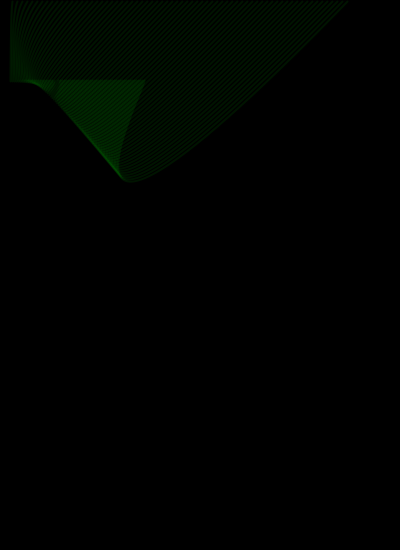
Frame 1 (no input)
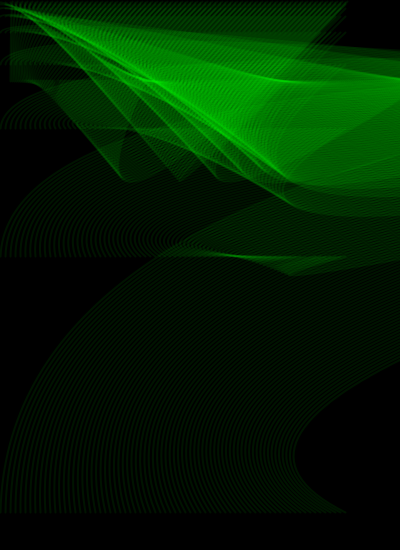
Frame 60 (the mouse pressed at the canvas centre just before this capture)
Frame 120 (the mouse held since frame 60 and released just before this capture): identical to frame 60, image omitted

The Processing sketch that drew these frames (run headless with seeded random() and noise(); from frame 60 on, the mouse is pressed at the canvas centre):

// Processing sketch: processing_32486
// ── processing_32486.pde

int x1=12;
int y1=1;
int h =5;
int w=50;
int x2=3;
int y2=25;
int a=10;

void setup(){
  size(400,550);
  background(0);
  noFill();
  stroke(0,255,0,20);
  smooth();
  
}

void draw(){
//first line of code
  if(y1<650){
  while (x1<350){
    strokeWeight(2);
   bezier(x1, y1, 10, x1, a, 90, a, 80);
  x1=x1+5;
  a=a+2;
  }
  x1=0;
  y1=y1*2;
 }
// second line of code  
/* if(y2<550){
  while (x2<500){
    strokeWeight(20);
  rect(x2, y2, h, w);  
  x2=x2+58;
  }
  x2=25;
  y2=y2+58;
 }  
  
    if(y1<650){
  while (x1<350){
    strokeWeight(2);
   bezier(x1, y1, x1, x1, a, y1, a, x2);
  x1=x1+7;
  a=a+5;
  }
  x1=0;
  y1=y1+30;
 }
  */
}
